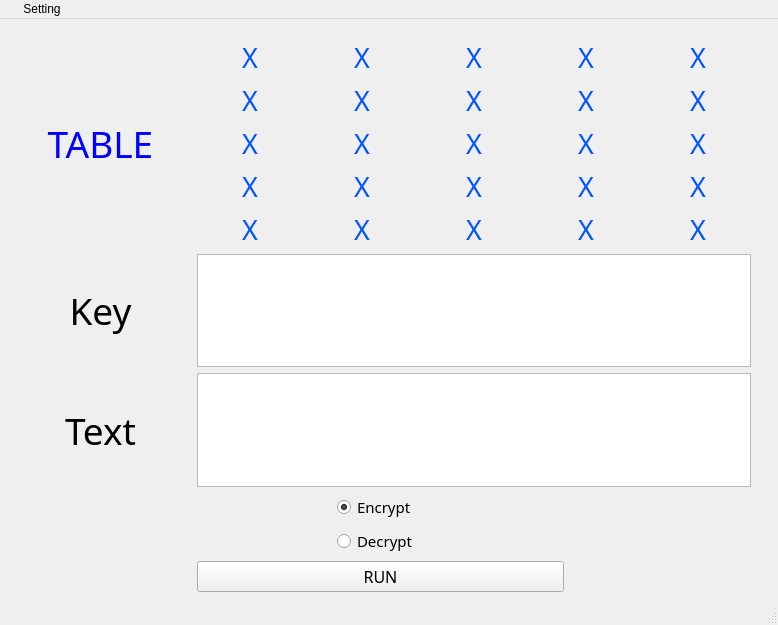
<?xml version="1.0" encoding="UTF-8"?>
<ui version="4.0">
 <class>MainWindow</class>
 <widget class="QMainWindow" name="MainWindow">
  <property name="enabled">
   <bool>true</bool>
  </property>
  <property name="geometry">
   <rect>
    <x>0</x>
    <y>0</y>
    <width>778</width>
    <height>625</height>
   </rect>
  </property>
  <property name="sizePolicy">
   <sizepolicy hsizetype="Preferred" vsizetype="Preferred">
    <horstretch>0</horstretch>
    <verstretch>0</verstretch>
   </sizepolicy>
  </property>
  <property name="minimumSize">
   <size>
    <width>778</width>
    <height>625</height>
   </size>
  </property>
  <property name="maximumSize">
   <size>
    <width>778</width>
    <height>625</height>
   </size>
  </property>
  <property name="acceptDrops">
   <bool>false</bool>
  </property>
  <property name="windowTitle">
   <string>AAA 布蕾費爾加密法 ® </string>
  </property>
  <property name="windowIcon">
   <iconset>
    <normaloff>../../Desktop/key.png</normaloff>../../Desktop/key.png</iconset>
  </property>
  <property name="toolButtonStyle">
   <enum>Qt::ToolButtonIconOnly</enum>
  </property>
  <widget class="QWidget" name="centralwidget">
   <widget class="QWidget" name="gridLayoutWidget">
    <property name="geometry">
     <rect>
      <x>10</x>
      <y>20</y>
      <width>741</width>
      <height>553</height>
     </rect>
    </property>
    <layout class="QGridLayout" name="gridLayout">
     <property name="sizeConstraint">
      <enum>QLayout::SetDefaultConstraint</enum>
     </property>
     <item row="4" column="0">
      <widget class="QLabel" name="label_3">
       <property name="font">
        <font>
         <family>Moanas</family>
         <pointsize>28</pointsize>
         <weight>50</weight>
         <bold>false</bold>
        </font>
       </property>
       <property name="text">
        <string>&lt;html&gt;&lt;head/&gt;&lt;body&gt;&lt;p&gt;&lt;span style=&quot; color:#0000ff;&quot;&gt;TABLE&lt;/span&gt;&lt;/p&gt;&lt;/body&gt;&lt;/html&gt;</string>
       </property>
       <property name="alignment">
        <set>Qt::AlignCenter</set>
       </property>
      </widget>
     </item>
     <item row="5" column="0">
      <widget class="QLabel" name="label">
       <property name="font">
        <font>
         <family>Moanas</family>
         <pointsize>28</pointsize>
         <weight>50</weight>
         <bold>false</bold>
        </font>
       </property>
       <property name="text">
        <string>Key</string>
       </property>
       <property name="alignment">
        <set>Qt::AlignCenter</set>
       </property>
      </widget>
     </item>
     <item row="6" column="0">
      <widget class="QLabel" name="label_2">
       <property name="font">
        <font>
         <family>Moanas</family>
         <pointsize>28</pointsize>
         <weight>50</weight>
         <bold>false</bold>
        </font>
       </property>
       <property name="text">
        <string>Text</string>
       </property>
       <property name="alignment">
        <set>Qt::AlignCenter</set>
       </property>
      </widget>
     </item>
     <item row="4" column="1" colspan="3">
      <layout class="QVBoxLayout" name="verticalLayout">
       <item>
        <layout class="QHBoxLayout" name="horizontalLayout">
         <item>
          <widget class="QLabel" name="label_table_0">
           <property name="enabled">
            <bool>true</bool>
           </property>
           <property name="font">
            <font>
             <family>Moanas</family>
             <pointsize>20</pointsize>
            </font>
           </property>
           <property name="layoutDirection">
            <enum>Qt::LeftToRight</enum>
           </property>
           <property name="text">
            <string>&lt;html&gt;&lt;head/&gt;&lt;body&gt;&lt;p&gt;&lt;span style=&quot; color:#0055ff;&quot;&gt;X&lt;/span&gt;&lt;/p&gt;&lt;/body&gt;&lt;/html&gt;</string>
           </property>
           <property name="alignment">
            <set>Qt::AlignCenter</set>
           </property>
          </widget>
         </item>
         <item>
          <widget class="QLabel" name="label_table_1">
           <property name="enabled">
            <bool>true</bool>
           </property>
           <property name="font">
            <font>
             <family>Moanas</family>
             <pointsize>20</pointsize>
            </font>
           </property>
           <property name="layoutDirection">
            <enum>Qt::LeftToRight</enum>
           </property>
           <property name="text">
            <string>&lt;html&gt;&lt;head/&gt;&lt;body&gt;&lt;p&gt;&lt;span style=&quot; color:#0055ff;&quot;&gt;X&lt;/span&gt;&lt;/p&gt;&lt;/body&gt;&lt;/html&gt;</string>
           </property>
           <property name="alignment">
            <set>Qt::AlignCenter</set>
           </property>
          </widget>
         </item>
         <item>
          <widget class="QLabel" name="label_table_2">
           <property name="enabled">
            <bool>true</bool>
           </property>
           <property name="font">
            <font>
             <family>Moanas</family>
             <pointsize>20</pointsize>
            </font>
           </property>
           <property name="layoutDirection">
            <enum>Qt::LeftToRight</enum>
           </property>
           <property name="text">
            <string>&lt;html&gt;&lt;head/&gt;&lt;body&gt;&lt;p&gt;&lt;span style=&quot; color:#0055ff;&quot;&gt;X&lt;/span&gt;&lt;/p&gt;&lt;/body&gt;&lt;/html&gt;</string>
           </property>
           <property name="alignment">
            <set>Qt::AlignCenter</set>
           </property>
          </widget>
         </item>
         <item>
          <widget class="QLabel" name="label_table_3">
           <property name="enabled">
            <bool>true</bool>
           </property>
           <property name="font">
            <font>
             <family>Moanas</family>
             <pointsize>20</pointsize>
            </font>
           </property>
           <property name="layoutDirection">
            <enum>Qt::LeftToRight</enum>
           </property>
           <property name="text">
            <string>&lt;html&gt;&lt;head/&gt;&lt;body&gt;&lt;p&gt;&lt;span style=&quot; color:#0055ff;&quot;&gt;X&lt;/span&gt;&lt;/p&gt;&lt;/body&gt;&lt;/html&gt;</string>
           </property>
           <property name="alignment">
            <set>Qt::AlignCenter</set>
           </property>
          </widget>
         </item>
         <item>
          <widget class="QLabel" name="label_table_4">
           <property name="enabled">
            <bool>true</bool>
           </property>
           <property name="font">
            <font>
             <family>Moanas</family>
             <pointsize>20</pointsize>
            </font>
           </property>
           <property name="layoutDirection">
            <enum>Qt::LeftToRight</enum>
           </property>
           <property name="text">
            <string>&lt;html&gt;&lt;head/&gt;&lt;body&gt;&lt;p&gt;&lt;span style=&quot; color:#0055ff;&quot;&gt;X&lt;/span&gt;&lt;/p&gt;&lt;/body&gt;&lt;/html&gt;</string>
           </property>
           <property name="alignment">
            <set>Qt::AlignCenter</set>
           </property>
          </widget>
         </item>
        </layout>
       </item>
       <item>
        <layout class="QHBoxLayout" name="horizontalLayout_2">
         <item>
          <widget class="QLabel" name="label_table_5">
           <property name="enabled">
            <bool>true</bool>
           </property>
           <property name="font">
            <font>
             <family>Moanas</family>
             <pointsize>20</pointsize>
            </font>
           </property>
           <property name="layoutDirection">
            <enum>Qt::LeftToRight</enum>
           </property>
           <property name="text">
            <string>&lt;html&gt;&lt;head/&gt;&lt;body&gt;&lt;p&gt;&lt;span style=&quot; color:#0055ff;&quot;&gt;X&lt;/span&gt;&lt;/p&gt;&lt;/body&gt;&lt;/html&gt;</string>
           </property>
           <property name="alignment">
            <set>Qt::AlignCenter</set>
           </property>
          </widget>
         </item>
         <item>
          <widget class="QLabel" name="label_table_6">
           <property name="enabled">
            <bool>true</bool>
           </property>
           <property name="font">
            <font>
             <family>Moanas</family>
             <pointsize>20</pointsize>
            </font>
           </property>
           <property name="layoutDirection">
            <enum>Qt::LeftToRight</enum>
           </property>
           <property name="text">
            <string>&lt;html&gt;&lt;head/&gt;&lt;body&gt;&lt;p&gt;&lt;span style=&quot; color:#0055ff;&quot;&gt;X&lt;/span&gt;&lt;/p&gt;&lt;/body&gt;&lt;/html&gt;</string>
           </property>
           <property name="alignment">
            <set>Qt::AlignCenter</set>
           </property>
          </widget>
         </item>
         <item>
          <widget class="QLabel" name="label_table_7">
           <property name="enabled">
            <bool>true</bool>
           </property>
           <property name="font">
            <font>
             <family>Moanas</family>
             <pointsize>20</pointsize>
            </font>
           </property>
           <property name="layoutDirection">
            <enum>Qt::LeftToRight</enum>
           </property>
           <property name="text">
            <string>&lt;html&gt;&lt;head/&gt;&lt;body&gt;&lt;p&gt;&lt;span style=&quot; color:#0055ff;&quot;&gt;X&lt;/span&gt;&lt;/p&gt;&lt;/body&gt;&lt;/html&gt;</string>
           </property>
           <property name="alignment">
            <set>Qt::AlignCenter</set>
           </property>
          </widget>
         </item>
         <item>
          <widget class="QLabel" name="label_table_8">
           <property name="enabled">
            <bool>true</bool>
           </property>
           <property name="font">
            <font>
             <family>Moanas</family>
             <pointsize>20</pointsize>
            </font>
           </property>
           <property name="layoutDirection">
            <enum>Qt::LeftToRight</enum>
           </property>
           <property name="text">
            <string>&lt;html&gt;&lt;head/&gt;&lt;body&gt;&lt;p&gt;&lt;span style=&quot; color:#0055ff;&quot;&gt;X&lt;/span&gt;&lt;/p&gt;&lt;/body&gt;&lt;/html&gt;</string>
           </property>
           <property name="alignment">
            <set>Qt::AlignCenter</set>
           </property>
          </widget>
         </item>
         <item>
          <widget class="QLabel" name="label_table_9">
           <property name="enabled">
            <bool>true</bool>
           </property>
           <property name="font">
            <font>
             <family>Moanas</family>
             <pointsize>20</pointsize>
            </font>
           </property>
           <property name="layoutDirection">
            <enum>Qt::LeftToRight</enum>
           </property>
           <property name="text">
            <string>&lt;html&gt;&lt;head/&gt;&lt;body&gt;&lt;p&gt;&lt;span style=&quot; color:#0055ff;&quot;&gt;X&lt;/span&gt;&lt;/p&gt;&lt;/body&gt;&lt;/html&gt;</string>
           </property>
           <property name="alignment">
            <set>Qt::AlignCenter</set>
           </property>
          </widget>
         </item>
        </layout>
       </item>
       <item>
        <layout class="QHBoxLayout" name="horizontalLayout_3">
         <item>
          <widget class="QLabel" name="label_table_10">
           <property name="enabled">
            <bool>true</bool>
           </property>
           <property name="font">
            <font>
             <family>Moanas</family>
             <pointsize>20</pointsize>
            </font>
           </property>
           <property name="layoutDirection">
            <enum>Qt::LeftToRight</enum>
           </property>
           <property name="text">
            <string>&lt;html&gt;&lt;head/&gt;&lt;body&gt;&lt;p&gt;&lt;span style=&quot; color:#0055ff;&quot;&gt;X&lt;/span&gt;&lt;/p&gt;&lt;/body&gt;&lt;/html&gt;</string>
           </property>
           <property name="alignment">
            <set>Qt::AlignCenter</set>
           </property>
          </widget>
         </item>
         <item>
          <widget class="QLabel" name="label_table_11">
           <property name="enabled">
            <bool>true</bool>
           </property>
           <property name="font">
            <font>
             <family>Moanas</family>
             <pointsize>20</pointsize>
            </font>
           </property>
           <property name="layoutDirection">
            <enum>Qt::LeftToRight</enum>
           </property>
           <property name="text">
            <string>&lt;html&gt;&lt;head/&gt;&lt;body&gt;&lt;p&gt;&lt;span style=&quot; color:#0055ff;&quot;&gt;X&lt;/span&gt;&lt;/p&gt;&lt;/body&gt;&lt;/html&gt;</string>
           </property>
           <property name="alignment">
            <set>Qt::AlignCenter</set>
           </property>
          </widget>
         </item>
         <item>
          <widget class="QLabel" name="label_table_12">
           <property name="enabled">
            <bool>true</bool>
           </property>
           <property name="font">
            <font>
             <family>Moanas</family>
             <pointsize>20</pointsize>
            </font>
           </property>
           <property name="layoutDirection">
            <enum>Qt::LeftToRight</enum>
           </property>
           <property name="text">
            <string>&lt;html&gt;&lt;head/&gt;&lt;body&gt;&lt;p&gt;&lt;span style=&quot; color:#0055ff;&quot;&gt;X&lt;/span&gt;&lt;/p&gt;&lt;/body&gt;&lt;/html&gt;</string>
           </property>
           <property name="alignment">
            <set>Qt::AlignCenter</set>
           </property>
          </widget>
         </item>
         <item>
          <widget class="QLabel" name="label_table_13">
           <property name="enabled">
            <bool>true</bool>
           </property>
           <property name="font">
            <font>
             <family>Moanas</family>
             <pointsize>20</pointsize>
            </font>
           </property>
           <property name="layoutDirection">
            <enum>Qt::LeftToRight</enum>
           </property>
           <property name="text">
            <string>&lt;html&gt;&lt;head/&gt;&lt;body&gt;&lt;p&gt;&lt;span style=&quot; color:#0055ff;&quot;&gt;X&lt;/span&gt;&lt;/p&gt;&lt;/body&gt;&lt;/html&gt;</string>
           </property>
           <property name="alignment">
            <set>Qt::AlignCenter</set>
           </property>
          </widget>
         </item>
         <item>
          <widget class="QLabel" name="label_table_14">
           <property name="enabled">
            <bool>true</bool>
           </property>
           <property name="font">
            <font>
             <family>Moanas</family>
             <pointsize>20</pointsize>
            </font>
           </property>
           <property name="layoutDirection">
            <enum>Qt::LeftToRight</enum>
           </property>
           <property name="text">
            <string>&lt;html&gt;&lt;head/&gt;&lt;body&gt;&lt;p&gt;&lt;span style=&quot; color:#0055ff;&quot;&gt;X&lt;/span&gt;&lt;/p&gt;&lt;/body&gt;&lt;/html&gt;</string>
           </property>
           <property name="alignment">
            <set>Qt::AlignCenter</set>
           </property>
          </widget>
         </item>
        </layout>
       </item>
       <item>
        <layout class="QHBoxLayout" name="horizontalLayout_4">
         <item>
          <widget class="QLabel" name="label_table_15">
           <property name="enabled">
            <bool>true</bool>
           </property>
           <property name="font">
            <font>
             <family>Moanas</family>
             <pointsize>20</pointsize>
            </font>
           </property>
           <property name="layoutDirection">
            <enum>Qt::LeftToRight</enum>
           </property>
           <property name="text">
            <string>&lt;html&gt;&lt;head/&gt;&lt;body&gt;&lt;p&gt;&lt;span style=&quot; color:#0055ff;&quot;&gt;X&lt;/span&gt;&lt;/p&gt;&lt;/body&gt;&lt;/html&gt;</string>
           </property>
           <property name="alignment">
            <set>Qt::AlignCenter</set>
           </property>
          </widget>
         </item>
         <item>
          <widget class="QLabel" name="label_table_16">
           <property name="enabled">
            <bool>true</bool>
           </property>
           <property name="font">
            <font>
             <family>Moanas</family>
             <pointsize>20</pointsize>
            </font>
           </property>
           <property name="layoutDirection">
            <enum>Qt::LeftToRight</enum>
           </property>
           <property name="text">
            <string>&lt;html&gt;&lt;head/&gt;&lt;body&gt;&lt;p&gt;&lt;span style=&quot; color:#0055ff;&quot;&gt;X&lt;/span&gt;&lt;/p&gt;&lt;/body&gt;&lt;/html&gt;</string>
           </property>
           <property name="alignment">
            <set>Qt::AlignCenter</set>
           </property>
          </widget>
         </item>
         <item>
          <widget class="QLabel" name="label_table_17">
           <property name="enabled">
            <bool>true</bool>
           </property>
           <property name="font">
            <font>
             <family>Moanas</family>
             <pointsize>20</pointsize>
            </font>
           </property>
           <property name="layoutDirection">
            <enum>Qt::LeftToRight</enum>
           </property>
           <property name="text">
            <string>&lt;html&gt;&lt;head/&gt;&lt;body&gt;&lt;p&gt;&lt;span style=&quot; color:#0055ff;&quot;&gt;X&lt;/span&gt;&lt;/p&gt;&lt;/body&gt;&lt;/html&gt;</string>
           </property>
           <property name="alignment">
            <set>Qt::AlignCenter</set>
           </property>
          </widget>
         </item>
         <item>
          <widget class="QLabel" name="label_table_18">
           <property name="enabled">
            <bool>true</bool>
           </property>
           <property name="font">
            <font>
             <family>Moanas</family>
             <pointsize>20</pointsize>
            </font>
           </property>
           <property name="layoutDirection">
            <enum>Qt::LeftToRight</enum>
           </property>
           <property name="text">
            <string>&lt;html&gt;&lt;head/&gt;&lt;body&gt;&lt;p&gt;&lt;span style=&quot; color:#0055ff;&quot;&gt;X&lt;/span&gt;&lt;/p&gt;&lt;/body&gt;&lt;/html&gt;</string>
           </property>
           <property name="alignment">
            <set>Qt::AlignCenter</set>
           </property>
          </widget>
         </item>
         <item>
          <widget class="QLabel" name="label_table_19">
           <property name="enabled">
            <bool>true</bool>
           </property>
           <property name="font">
            <font>
             <family>Moanas</family>
             <pointsize>20</pointsize>
            </font>
           </property>
           <property name="layoutDirection">
            <enum>Qt::LeftToRight</enum>
           </property>
           <property name="text">
            <string>&lt;html&gt;&lt;head/&gt;&lt;body&gt;&lt;p&gt;&lt;span style=&quot; color:#0055ff;&quot;&gt;X&lt;/span&gt;&lt;/p&gt;&lt;/body&gt;&lt;/html&gt;</string>
           </property>
           <property name="alignment">
            <set>Qt::AlignCenter</set>
           </property>
          </widget>
         </item>
        </layout>
       </item>
       <item>
        <layout class="QHBoxLayout" name="horizontalLayout_5">
         <item>
          <widget class="QLabel" name="label_table_20">
           <property name="enabled">
            <bool>true</bool>
           </property>
           <property name="font">
            <font>
             <family>Moanas</family>
             <pointsize>20</pointsize>
            </font>
           </property>
           <property name="layoutDirection">
            <enum>Qt::LeftToRight</enum>
           </property>
           <property name="text">
            <string>&lt;html&gt;&lt;head/&gt;&lt;body&gt;&lt;p&gt;&lt;span style=&quot; color:#0055ff;&quot;&gt;X&lt;/span&gt;&lt;/p&gt;&lt;/body&gt;&lt;/html&gt;</string>
           </property>
           <property name="alignment">
            <set>Qt::AlignCenter</set>
           </property>
          </widget>
         </item>
         <item>
          <widget class="QLabel" name="label_table_21">
           <property name="enabled">
            <bool>true</bool>
           </property>
           <property name="font">
            <font>
             <family>Moanas</family>
             <pointsize>20</pointsize>
            </font>
           </property>
           <property name="layoutDirection">
            <enum>Qt::LeftToRight</enum>
           </property>
           <property name="text">
            <string>&lt;html&gt;&lt;head/&gt;&lt;body&gt;&lt;p&gt;&lt;span style=&quot; color:#0055ff;&quot;&gt;X&lt;/span&gt;&lt;/p&gt;&lt;/body&gt;&lt;/html&gt;</string>
           </property>
           <property name="alignment">
            <set>Qt::AlignCenter</set>
           </property>
          </widget>
         </item>
         <item>
          <widget class="QLabel" name="label_table_22">
           <property name="enabled">
            <bool>true</bool>
           </property>
           <property name="font">
            <font>
             <family>Moanas</family>
             <pointsize>20</pointsize>
            </font>
           </property>
           <property name="layoutDirection">
            <enum>Qt::LeftToRight</enum>
           </property>
           <property name="text">
            <string>&lt;html&gt;&lt;head/&gt;&lt;body&gt;&lt;p&gt;&lt;span style=&quot; color:#0055ff;&quot;&gt;X&lt;/span&gt;&lt;/p&gt;&lt;/body&gt;&lt;/html&gt;</string>
           </property>
           <property name="alignment">
            <set>Qt::AlignCenter</set>
           </property>
          </widget>
         </item>
         <item>
          <widget class="QLabel" name="label_table_23">
           <property name="enabled">
            <bool>true</bool>
           </property>
           <property name="font">
            <font>
             <family>Moanas</family>
             <pointsize>20</pointsize>
            </font>
           </property>
           <property name="layoutDirection">
            <enum>Qt::LeftToRight</enum>
           </property>
           <property name="text">
            <string>&lt;html&gt;&lt;head/&gt;&lt;body&gt;&lt;p&gt;&lt;span style=&quot; color:#0055ff;&quot;&gt;X&lt;/span&gt;&lt;/p&gt;&lt;/body&gt;&lt;/html&gt;</string>
           </property>
           <property name="alignment">
            <set>Qt::AlignCenter</set>
           </property>
          </widget>
         </item>
         <item>
          <widget class="QLabel" name="label_table_24">
           <property name="enabled">
            <bool>true</bool>
           </property>
           <property name="font">
            <font>
             <family>Moanas</family>
             <pointsize>20</pointsize>
            </font>
           </property>
           <property name="layoutDirection">
            <enum>Qt::LeftToRight</enum>
           </property>
           <property name="text">
            <string>&lt;html&gt;&lt;head/&gt;&lt;body&gt;&lt;p&gt;&lt;span style=&quot; color:#0055ff;&quot;&gt;X&lt;/span&gt;&lt;/p&gt;&lt;/body&gt;&lt;/html&gt;</string>
           </property>
           <property name="scaledContents">
            <bool>false</bool>
           </property>
           <property name="alignment">
            <set>Qt::AlignCenter</set>
           </property>
          </widget>
         </item>
        </layout>
       </item>
      </layout>
     </item>
     <item row="7" column="1" colspan="2">
      <layout class="QVBoxLayout" name="verticalLayout_2">
       <property name="leftMargin">
        <number>140</number>
       </property>
       <property name="rightMargin">
        <number>0</number>
       </property>
       <item>
        <widget class="QRadioButton" name="radioButton_encrypt">
         <property name="font">
          <font>
           <family>Moanas</family>
           <pointsize>11</pointsize>
           <weight>50</weight>
           <bold>false</bold>
          </font>
         </property>
         <property name="text">
          <string>Encrypt</string>
         </property>
         <property name="checked">
          <bool>true</bool>
         </property>
        </widget>
       </item>
       <item>
        <widget class="QRadioButton" name="radioButton_decrypt">
         <property name="font">
          <font>
           <family>Moanas</family>
           <pointsize>11</pointsize>
           <weight>50</weight>
           <bold>false</bold>
          </font>
         </property>
         <property name="text">
          <string>Decrypt</string>
         </property>
        </widget>
       </item>
      </layout>
     </item>
     <item row="8" column="1" colspan="2">
      <widget class="QPushButton" name="pushButton">
       <property name="font">
        <font>
         <family>Moanas</family>
         <pointsize>12</pointsize>
         <weight>50</weight>
         <bold>false</bold>
        </font>
       </property>
       <property name="text">
        <string>RUN</string>
       </property>
      </widget>
     </item>
     <item row="5" column="1" colspan="3">
      <widget class="QPlainTextEdit" name="textEdit_Key">
       <property name="font">
        <font>
         <family>Agency FB</family>
         <pointsize>20</pointsize>
        </font>
       </property>
      </widget>
     </item>
     <item row="6" column="1" colspan="3">
      <widget class="QPlainTextEdit" name="plainTextEdit">
       <property name="font">
        <font>
         <family>Agency FB</family>
         <pointsize>20</pointsize>
        </font>
       </property>
      </widget>
     </item>
    </layout>
   </widget>
  </widget>
  <widget class="QMenuBar" name="menubar">
   <property name="geometry">
    <rect>
     <x>0</x>
     <y>0</y>
     <width>778</width>
     <height>21</height>
    </rect>
   </property>
   <widget class="QMenu" name="menuSetting">
    <property name="title">
     <string/>
    </property>
   </widget>
   <widget class="QMenu" name="menuSetting_2">
    <property name="title">
     <string>Setting</string>
    </property>
    <addaction name="actionFake_Letter"/>
   </widget>
   <addaction name="menuSetting"/>
   <addaction name="menuSetting_2"/>
  </widget>
  <widget class="QStatusBar" name="statusbar"/>
  <action name="actionFake_Letter">
   <property name="text">
    <string>Fake Letter</string>
   </property>
  </action>
 </widget>
 <tabstops>
  <tabstop>radioButton_encrypt</tabstop>
  <tabstop>radioButton_decrypt</tabstop>
  <tabstop>pushButton</tabstop>
 </tabstops>
 <resources/>
 <connections/>
</ui>
